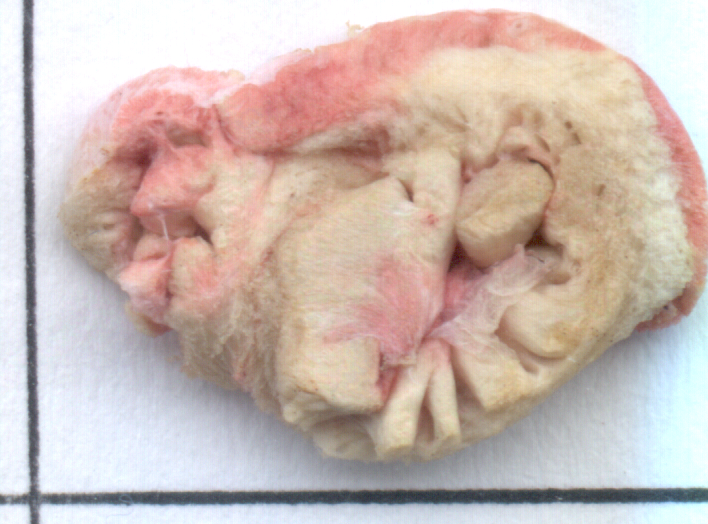
#> input picture data/infarct/206/206IS112mg.tif, 708 x 524 px
$ python -i lighting.py   (imports and definitions only)
#> lines starting #> are read from the running program, lines starting #| are printed output that depends on the picture; after the words box and inside, x2 and y2 are one past the last pixel; in counts of white or black regions, pixels touching at a corner belong together
#> further down, picture is the input picture: shape (524, 708, 3); mean B, G, R 178.9, 186, 203.5
### engine/ttc_pipeline/color.py
"""Colour helpers (reference notebook Part D, Step 10)."""

import cv2
import numpy as np
from skimage import measure


def srgb_to_lin(x):
    x = x.astype(np.float32) / 255.0
    return np.where(x <= 0.04045, x / 12.92, ((x + 0.055) / 1.055) ** 2.4)


def lin_to_srgb(y):
    y = np.clip(y, 0, 1)
    return np.where(y <= 0.0031308, 12.92 * y, 1.055 * np.power(y, 1 / 2.4) - 0.055)


def to_lab(rgb_u8):
    """L* 0-100 (dark..light), a* (green..red), b* (blue..yellow); 0 = neutral grey."""
    return cv2.cvtColor(rgb_u8.astype(np.float32) / 255.0, cv2.COLOR_RGB2LAB)
#> returned value: shape (524, 708, 3) float32; mean of channels 0, 1, 2 75.1, 1.8, -9.8


def largest_components(mask, keep_frac=0.15):
    """Keep the biggest connected blob (and any blob at least 15% of its size)."""
    lab = measure.label(mask, connectivity=2)
    if lab.max() == 0:
        return mask & False
    sizes = np.bincount(lab.ravel())
    sizes[0] = 0
    return np.isin(lab, np.flatnonzero(sizes >= keep_frac * sizes.max()))

### engine/ttc_pipeline/lighting.py
"""Lighting correction (reference notebook Part D, Steps 11-12).

Finds the bare paper, then divides each colour channel by a smooth surface fitted to the
paper so the paper becomes the same neutral grey in every photo.
"""

import cv2
import numpy as np
from skimage import morphology

from .color import largest_components, lin_to_srgb, srgb_to_lin, to_lab
from .config import CFG


def rough_tissue(lab, border=12):
#> called with border = 12
    h, w = lab.shape[:2]
#> h = 524; w = 708
    band = np.zeros((h, w), bool)
    band[:border] = band[-border:] = True
    band[:, :border] = band[:, -border:] = True
    ch = np.hypot(lab[..., 1], lab[..., 2])
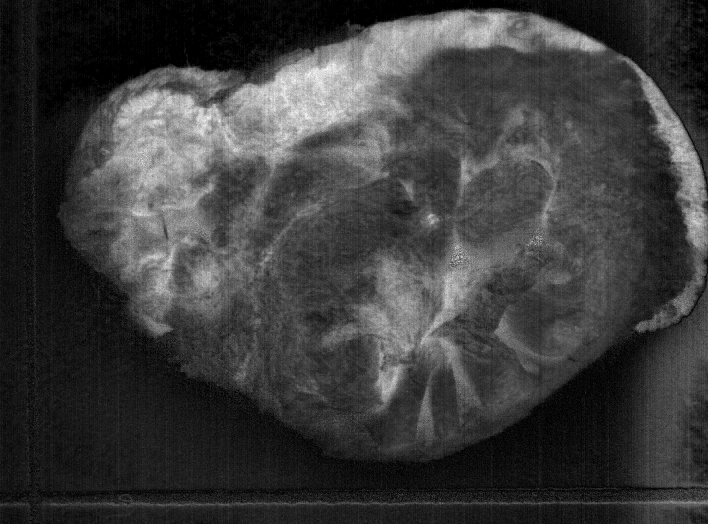
#> ch: shape (524, 708) float32; min 0, max 60.1, mean 14.4; drawn with min black and max white
    pb = band & (ch <= np.percentile(ch[band], 50))
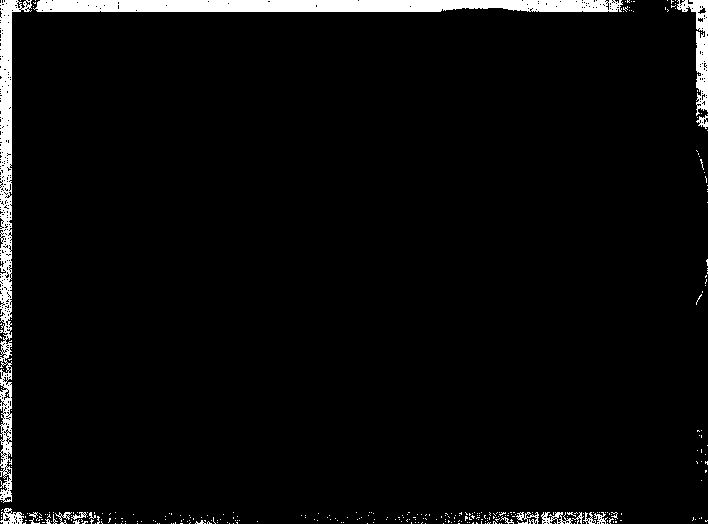
#> pb: shape (524, 708) bool; 3.9% white; 332 white regions (314 under 20 px), largest, box (x1, y1, x2, y2) and area: (33, 0, 623, 12) 6668, (0, 0, 32, 503) 4766, (677, 0, 708, 116) 1286
    paper_ab = np.median(lab[pb][:, 1:3], 0)
#> paper_ab = [0.312, 1.44]
    d = np.hypot(lab[..., 1] - paper_ab[0], lab[..., 2] - paper_ab[1])
    return largest_components(morphology.opening(cv2.GaussianBlur(d, (5, 5), 0) > 8, morphology.disk(2)))
#> in largest_components, `lab = measure.label(mask, connectivity=2)`:
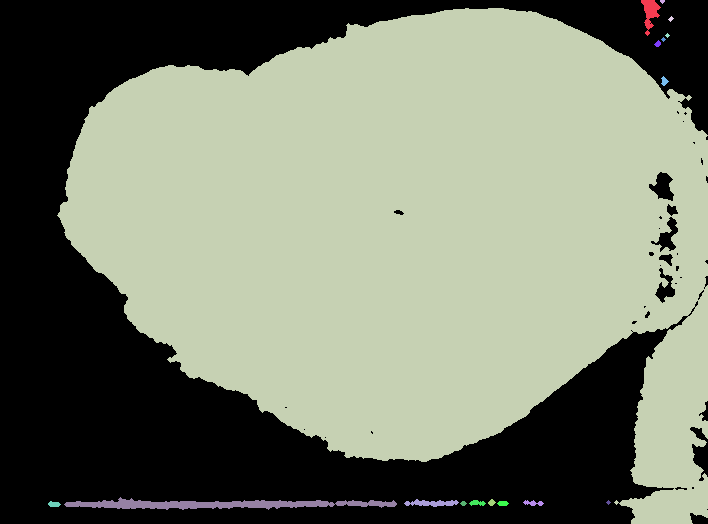
#> lab: shape (524, 708) int32; 18 distinct labels, from 0 to 17; one colour per label, 0 black
#> in largest_components, `lab = measure.label(mask, connectivity=2)`:
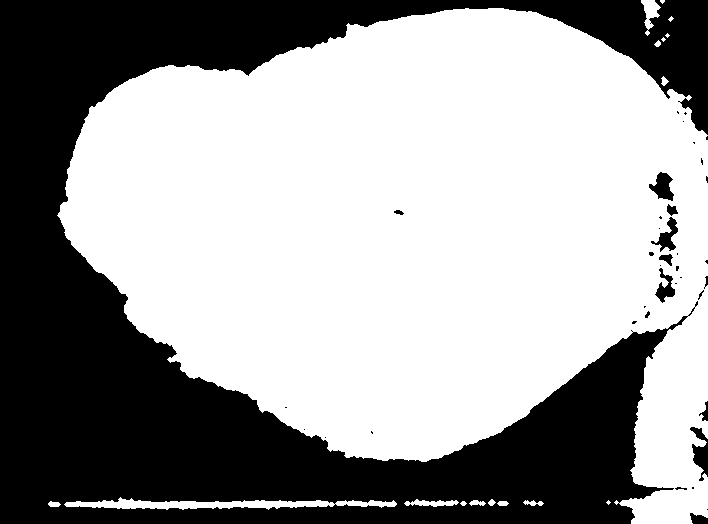
#> mask: shape (524, 708) bool; 61.6% white; 38 black regions (25 under 20 px), largest, box (x1, y1, x2, y2) and area: (0, 0, 708, 524) 140252, (690, 427, 708, 481) 479, (649, 172, 674, 201) 411
#> in largest_components, `sizes = np.bincount(lab.ravel())`: sizes = 18 values, max 225427 at index 3, min 13 at index 5, mean 20610.7
#> in largest_components, `return np.isin(lab, np.flatnonzero(sizes >= keep_frac * sizes.max()))`:
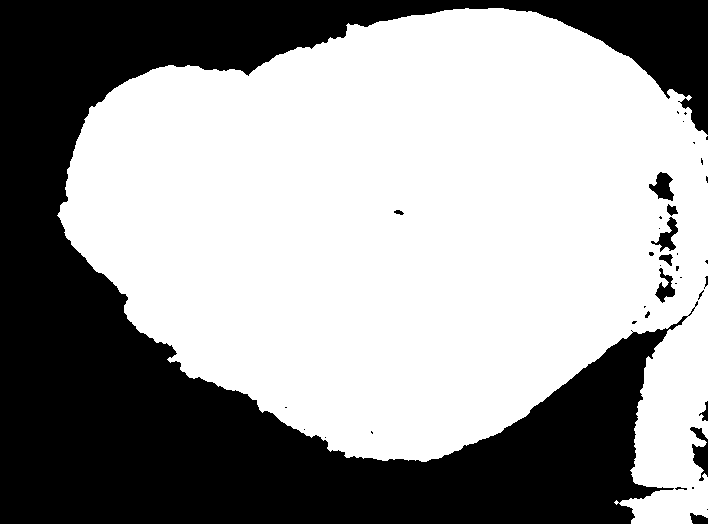
#> returned value: shape (524, 708) bool; 60.8% white; 38 black regions (25 under 20 px), largest, box (x1, y1, x2, y2) and area: (0, 0, 708, 524) 143386, (690, 427, 708, 481) 479, (649, 172, 674, 201) 411


def find_paper(img):
    """Bare paper: everything well away from a rough tissue outline, minus the darkest 35%."""
    lab = to_lab(img)
    rough = rough_tissue(lab)
    near = morphology.dilation(rough, morphology.disk(20))
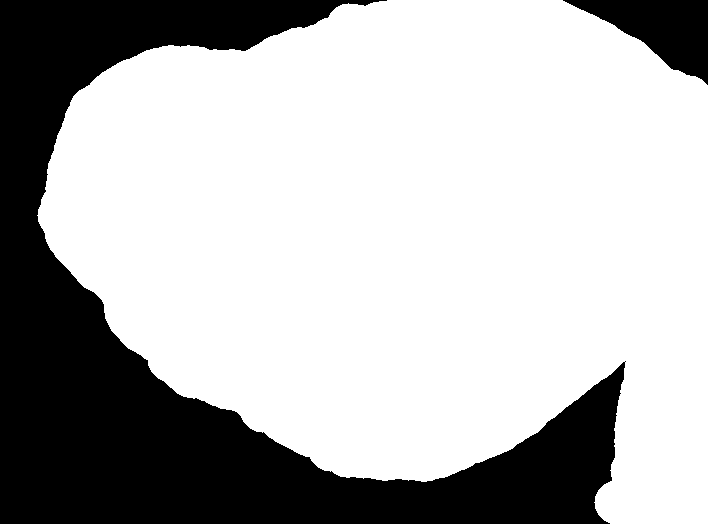
#> near: shape (524, 708) bool; 70.9% white; 2 black regions, box (x1, y1, x2, y2) and area: (0, 0, 626, 524) 101842, (563, 0, 708, 85) 5965
    L = lab[..., 0]
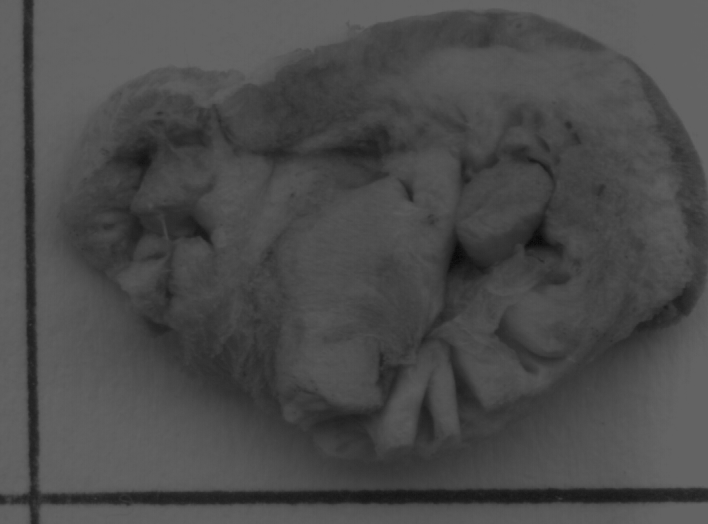
#> L: shape (524, 708) float32; min 6.84, max 100, mean 75.1
    return ~near & (L >= np.percentile(L[~near], 35)), rough


def flat_field(img, paper, target=CFG["paper_target_linear"]):
    lin = srgb_to_lin(img)
    h, w = paper.shape
    yy, xx = np.mgrid[0:h, 0:w]
    xs, ys = xx / w - 0.5, yy / h - 0.5
    terms = [np.ones_like(xs), xs, ys, xs * xs, ys * ys, xs * ys]  # 2nd-order surface
    A = np.stack([t[paper] for t in terms], 1)
    sel = np.random.default_rng(0).choice(len(A), min(50000, len(A)), replace=False)
    out = np.empty_like(lin)
    for c in range(3):
        coef, *_ = np.linalg.lstsq(A[sel], lin[..., c][paper][sel], rcond=None)
        field = np.clip(sum(cf * t for cf, t in zip(coef, terms)), 0.05, None)
        out[..., c] = lin[..., c] / field * target
    return (lin_to_srgb(out) * 255 + 0.5).astype(np.uint8)


def flat_field_linear(img, paper):
    """The same paper flat field as `flat_field`, but kept in linear light as float32 with the paper at 1.0.

    Nothing is clipped. `flat_field` returns 8-bit sRGB, so on under-exposed scans it cuts the brightened red
    channel at 255 (53% of the tissue of 119IS80): pale pink then looks paler and yellower than it is.
    Method B reads colour from this version instead.
    """
    lin = srgb_to_lin(img)
    h, w = paper.shape
    yy, xx = np.mgrid[0:h, 0:w]
    xs, ys = xx / w - 0.5, yy / h - 0.5
    terms = [np.ones_like(xs), xs, ys, xs * xs, ys * ys, xs * ys]
    A = np.stack([t[paper] for t in terms], 1)
    sel = np.random.default_rng(0).choice(len(A), min(50000, len(A)), replace=False)
    out = np.empty_like(lin)
    for c in range(3):
        coef, *_ = np.linalg.lstsq(A[sel], lin[..., c][paper][sel], rcond=None)
        out[..., c] = lin[..., c] / np.clip(sum(cf * t for cf, t in zip(coef, terms)), 0.05, None)
    return out.astype(np.float32)


def normalise_lighting(img):
    """Return the lighting-corrected photo and the paper mask used as the white reference."""
    paper, _ = find_paper(img)
    return flat_field(img, paper), paper

>>> import cv2
>>> picture = cv2.imread('../../data/infarct/206/206IS112mg.tif')
>>> result = find_paper(picture)

$ run again, on data/infarct/206/206IS127mg.tif
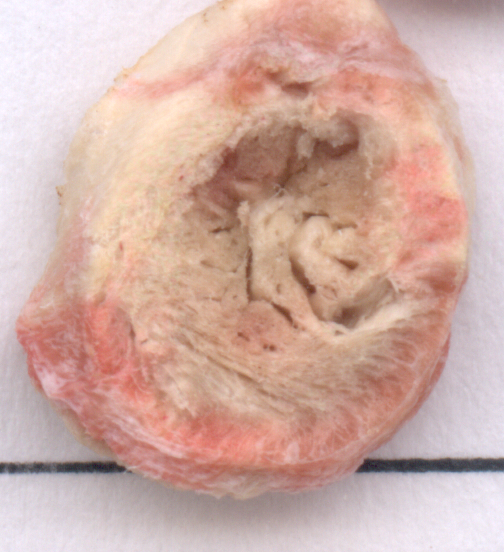
#> input picture data/infarct/206/206IS127mg.tif, 504 x 552 px
#> picture is the input picture: shape (552, 504, 3); mean B, G, R 165.6, 174.6, 209.1
#> in rough_tissue, `pb = band & (ch <= np.percentile(ch[band], 50))`:
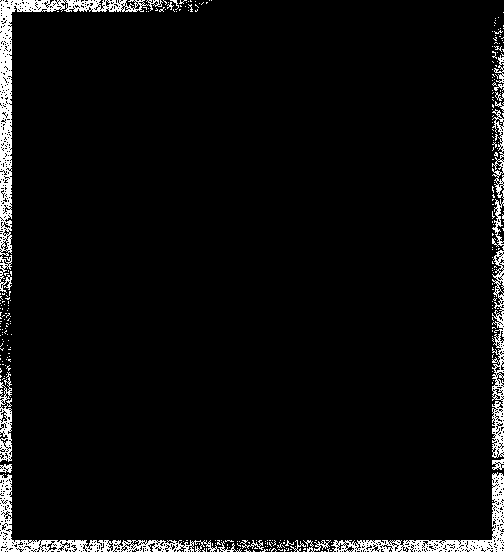
#> pb: shape (552, 504) bool; 4.5% white in thin lines or dots
#> paper_ab = [3.92, -2.33]
#> lab: shape (552, 504) int32; 6 distinct labels, from 0 to 5
#> mask: shape (552, 504) bool; 65.1% white; 6 black regions (5 under 20 px), largest, box (x1, y1, x2, y2) and area: (0, 0, 504, 552) 96952
#> sizes = [96964, 181139, 21, 18, 33, 33]
#> near: shape (552, 504) bool; 75.6% white; 2 black regions, box (x1, y1, x2, y2) and area: (0, 30, 504, 552) 48544, (0, 0, 177, 304) 19392
#> in find_paper, `L = lab[..., 0]`:
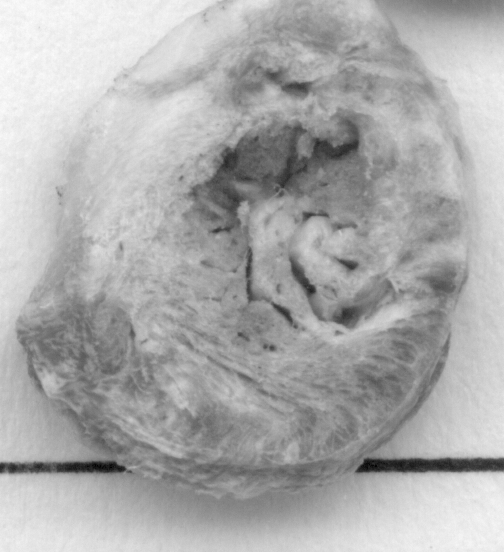
#> L: shape (552, 504) float32; min 11.46, max 99.89, mean 71.4; drawn with min black and max white

$ run again, on data/infarct/206/206IS153mg.tif
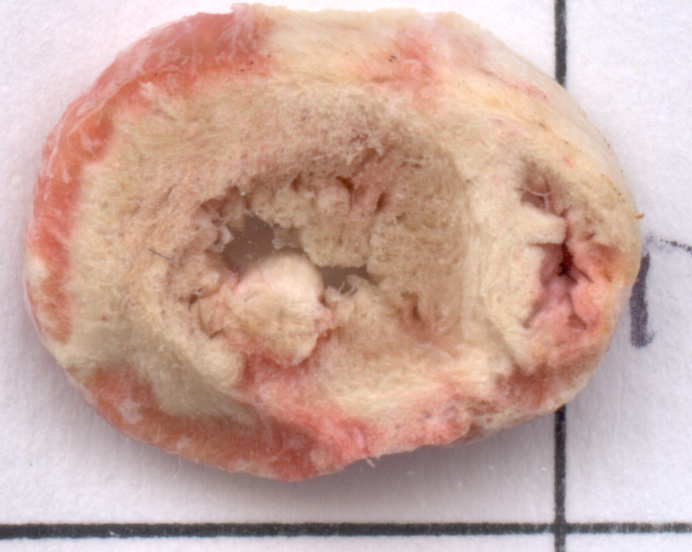
#> input picture data/infarct/206/206IS153mg.tif, 692 x 552 px
#> picture is the input picture: shape (552, 692, 3); mean B, G, R 159, 168.8, 201.5
#> in rough_tissue, `pb = band & (ch <= np.percentile(ch[band], 50))`:
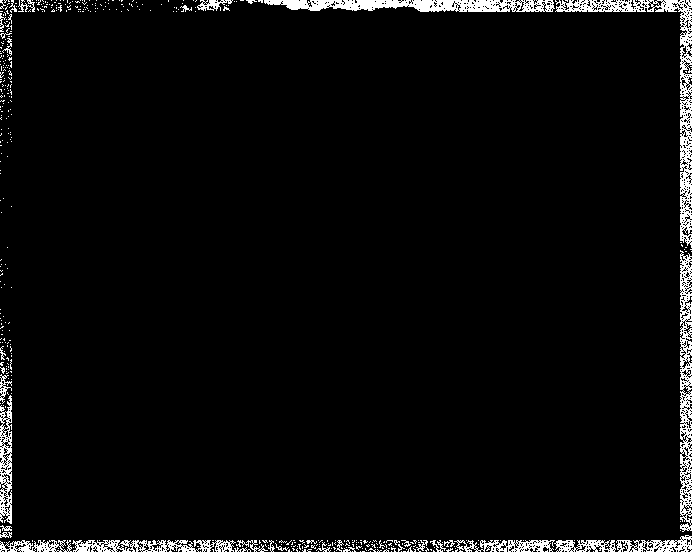
#> pb: shape (552, 692) bool; 3.8% white in thin lines or dots
#> paper_ab = [3.59, -1.33]
#> lab: shape (552, 692) int32; 8 distinct labels, from 0 to 7
#> mask: shape (552, 692) bool; 65% white; 23 black regions (21 under 20 px), largest, box (x1, y1, x2, y2) and area: (0, 0, 692, 552) 133480, (367, 487, 376, 494) 33
#> sizes = [133596, 248257, 23, 13, 41, 18, 18, 18]
#> near: shape (552, 692) bool; 74.3% white; 2 black regions, box (x1, y1, x2, y2) and area: (0, 0, 692, 552) 89923, (0, 0, 168, 139) 8231
#> in find_paper, `L = lab[..., 0]`:
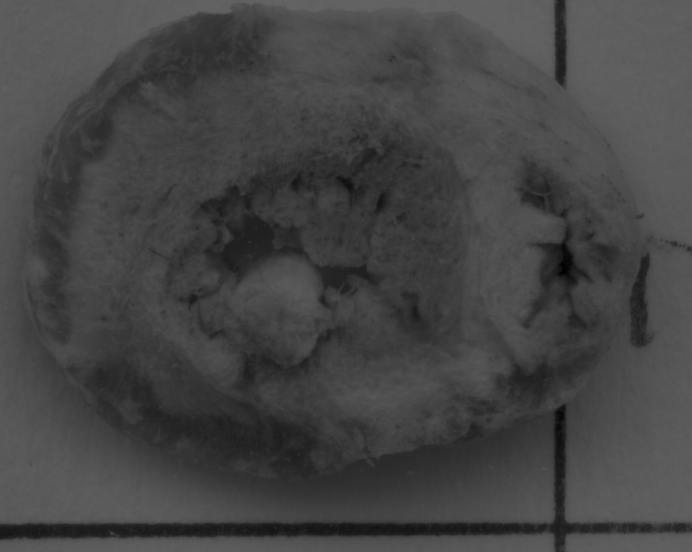
#> L: shape (552, 692) float32; min 1.51, max 100, mean 69.1

$ run again, on data/infarct/206/206IS89mg.tif
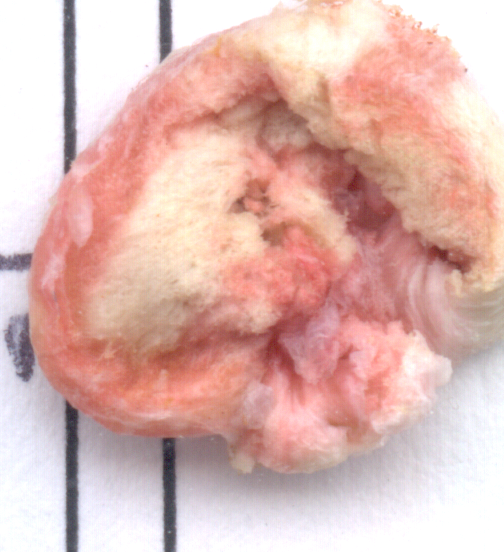
#> input picture data/infarct/206/206IS89mg.tif, 504 x 552 px
#> picture is the input picture: shape (552, 504, 3); mean B, G, R 178.4, 184.4, 223.3
#> pb: shape (552, 504) bool; 4.5% white; 196 white regions (176 under 20 px), largest, box (x1, y1, x2, y2) and area: (0, 0, 59, 208) 2936, (335, 471, 504, 552) 2653, (383, 0, 504, 122) 2524
#> paper_ab = [0, 0]
#> lab: shape (552, 504) int32; 7 distinct labels, from 0 to 6
#> mask: shape (552, 504) bool; 64.7% white; 24 black regions (16 under 20 px), largest, box (x1, y1, x2, y2) and area: (0, 270, 504, 552) 60100, (0, 0, 299, 257) 28272, (382, 0, 504, 137) 7211
#> sizes = [98303, 179797, 27, 32, 18, 13, 18]
#> near: shape (552, 504) bool; 75.5% white; 4 black regions, box (x1, y1, x2, y2) and area: (0, 360, 504, 552) 44609, (0, 0, 244, 235) 20153, (424, 0, 504, 110) 3232, (0, 291, 7, 304) 63
#> in find_paper, `L = lab[..., 0]`:
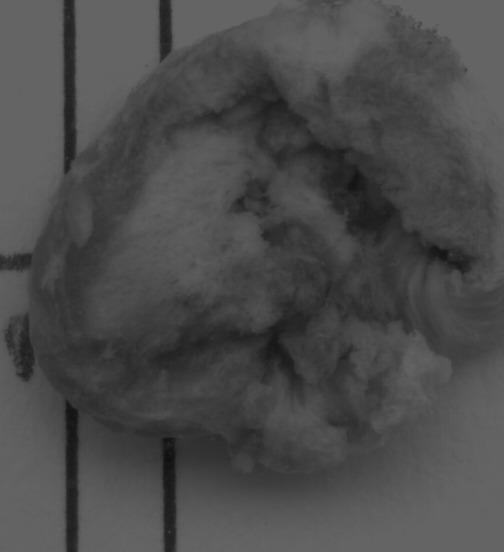
#> L: shape (552, 504) float32; min 11.51, max 100, mean 75.3
